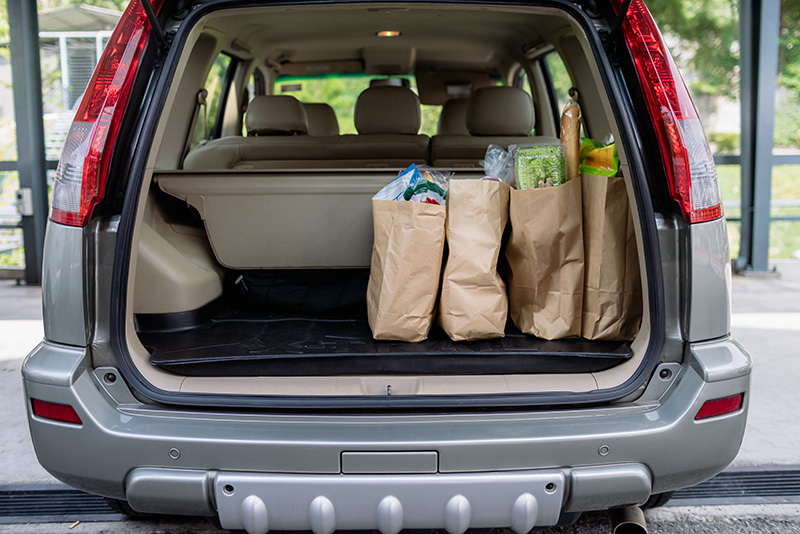
#> input picture sam3/assets/images/groceries.jpg, 800 x 534 px, given in place of groceries.png, which was not available
$ python fix_seg_v3.py ../../sam3/assets/images/groceries.jpg
#> lines starting #> are read from the running program, lines starting #| are printed output that depends on the picture; after the words box and inside, x2 and y2 are one past the last pixel; in counts of white or black regions, pixels touching at a corner belong together; pictures that were not available may be replaced by others from this repository, and a replacement may not be noted
#> (reads utils/build_sam3_seg_v2/split_manifest.json from the repository)
"""
Sửa mask nguồn bằng kết quả quét kỹ của SAM 3 (utils/sam3_scan_dets.py) → ghi data/sam3_seg_v3 (không ghi đè v2).

  python utils/build_sam3_seg_v2/fix_seg_v3.py valid test train

Quy tắc (mỗi ảnh; "con" = mảng liền của mask >= 625 px, giống build_real.py / augment_mixed_10k.py):
  1. Con bị coi là HỎNG nếu SAM 3 không phát hiện được (IoU < 0.3 với mọi phát hiện điểm >= 0.5) VÀ mask lốm đốm
     (độ đặc < 0.5 hoặc chu vi/sqrt(diện tích) > 14). Nếu ảnh đã có một con hỏng thì mọi con SAM 3 không thấy
     trong ảnh đó cũng bị coi là hỏng. Con hỏng bị xóa khỏi mask.
  2. Phát hiện SAM 3 hợp lệ (điểm >= 0.5, diện tích >= 1000, dài hoặc chạm biên) mà không nằm trong con còn lại
     và không nằm trong vùng ignore:
       điểm >= 0.7  → thêm vào mask (chừa khe 2 px quanh con cũ để không dính vào nhau)
       0.5 - 0.7    → thêm vào vùng ignore
  3. Ảnh không còn mảng nào >= 625 px thì bỏ.
Ghi changes.json từng split; labels/ (hộp YOLO) không được sao chép vì không còn khớp mask.
"""
import json
import shutil
import sys
from pathlib import Path

import cv2
import numpy as np

SRC_ROOT, SCAN_ROOT, OUT_ROOT = Path("data/sam3_seg_v2"), Path("data/sam3_scan"), Path("data/sam3_seg_v3")
LABEL_T, IGNORE_T, MIN_AREA, DET_AREA, ASPECT, GAP = 0.7, 0.5, 625, 1000, 1.5, 2
KERNEL = cv2.getStructuringElement(cv2.MORPH_ELLIPSE, (2 * GAP + 1, 2 * GAP + 1))


def shape(m):
    cs, _ = cv2.findContours(m.astype(np.uint8), cv2.RETR_EXTERNAL, cv2.CHAIN_APPROX_NONE)
    c = max(cs, key=cv2.contourArea)
    (_, _), (rw, rh), _ = cv2.minAreaRect(c)
    ys, xs = np.nonzero(m)
    border = bool(ys.min() == 0 or xs.min() == 0 or ys.max() == m.shape[0] - 1 or xs.max() == m.shape[1] - 1)
    hull = cv2.contourArea(cv2.convexHull(np.vstack(cs)))
    per = sum(cv2.arcLength(x, True) for x in cs)
    a = int(m.sum())
    return a, max(rw, rh) / max(min(rw, rh), 1), border, a / max(hull, 1), per / np.sqrt(a)


def iou(a, b):
    return (a & b).sum() / max((a | b).sum(), 1)


def fix_split(split: str) -> None:
#> called with split = '../../sam3/assets/images/groceries.jpg'
    src, out, scan = SRC_ROOT / split, OUT_ROOT / split, SCAN_ROOT / split / "dets"
    for d in ["images", "masks", "masks_ignore"]:
        (out / d).mkdir(parents=True, exist_ok=True)
    changes, kept, dropped, missing = [], 0, 0, 0
    n_removed = n_added = n_ignored = 0
    for ip in sorted((src / "images").glob("*.jpg")):
        s = ip.stem
        mask = cv2.imread(str(src / "masks" / f"{s}.png"), 0) > 127
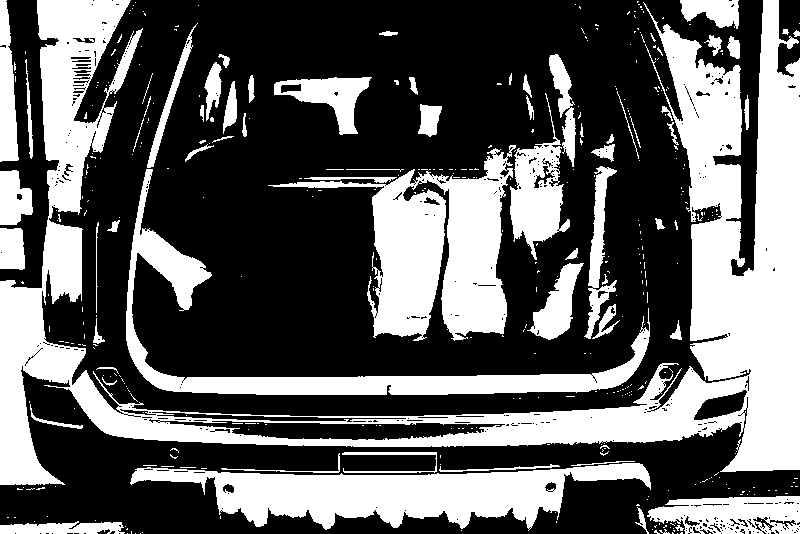
#> mask: shape (534, 800) bool; 37.6% white; 414 white regions (348 under 20 px), largest, box (x1, y1, x2, y2) and area: (0, 0, 800, 485) 79330, (268, 145, 516, 341) 19294, (130, 463, 651, 531) 17455
        ign = cv2.imread(str(src / "masks_ignore" / f"{s}.png"), 0) > 127
        npz = scan / f"{s}.npz"
        if npz.exists():
            d = np.load(npz)
            dets = np.unpackbits(d["masks"], axis=-1)[..., :mask.shape[1]].astype(bool)
            sc = d["scores"]
        else:                                           # chưa quét: giữ nguyên ảnh, không sửa
            dets, sc = np.zeros((0,) + mask.shape, bool), np.zeros(0)
#> dets = empty array; sc = empty array
            missing += 1
        valid = [i for i in range(len(dets)) if sc[i] >= IGNORE_T]
#> valid = []
        log = {}

        # 1. xóa con hỏng
        k, cc = cv2.connectedComponents(mask.astype(np.uint8))
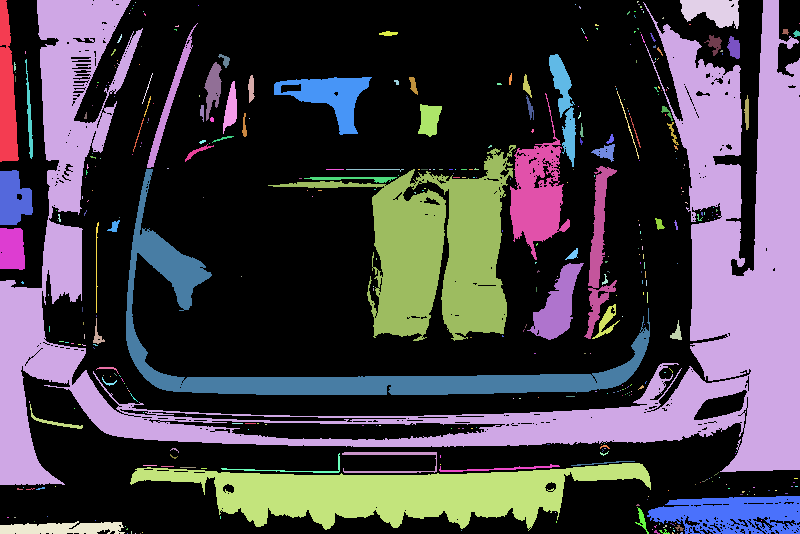
#> cc: shape (534, 800) int32; 415 distinct labels, from 0 to 414; one colour per label, 0 black
#> k = 415
        info = {}
        for j in range(1, k):
            r = cc == j
            if r.sum() < MIN_AREA:
                continue
            seen = max((iou(r, dets[i]) for i in valid), default=0.0) >= 0.3
            _, _, _, sol, comp = shape(r)
            info[j] = (seen, sol < 0.5 or comp > 14)
#> this loop made 414 passes
#> (sol, comp) on passes 1, 2, 4: (1.02, 7.98), (0.211, 23.54), (0.854, 5.68)
#> pass 1, in fix_split, `r = cc == j`:
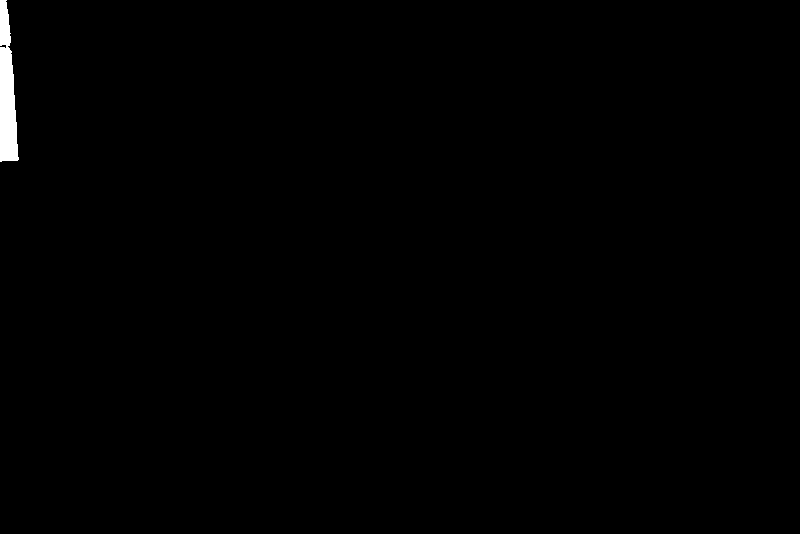
#> r: shape (534, 800) bool; 0.5% white; 1 white region, box (x1, y1, x2, y2) and area: (0, 0, 19, 162) 2136
#> pass 2, in fix_split, `r = cc == j`:
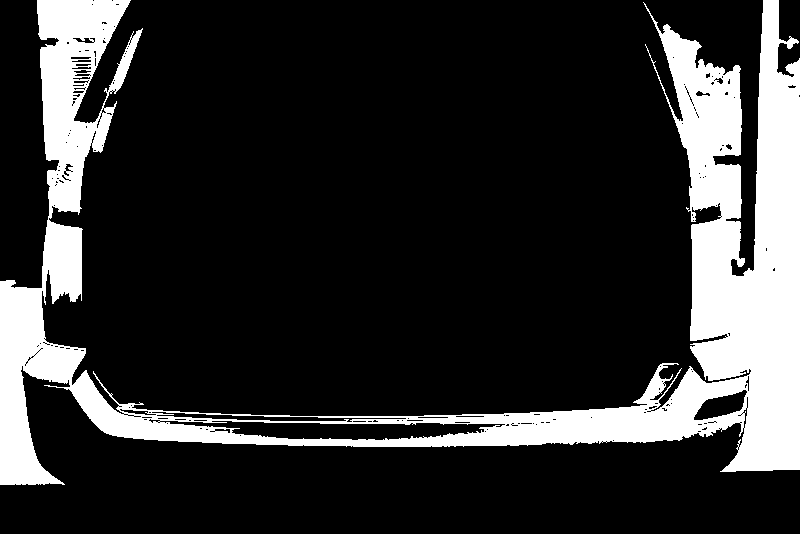
#> r: shape (534, 800) bool; 18.6% white; 1 white region, box (x1, y1, x2, y2) and area: (0, 0, 800, 485) 79330
#> pass 3, in fix_split, `r = cc == j`:
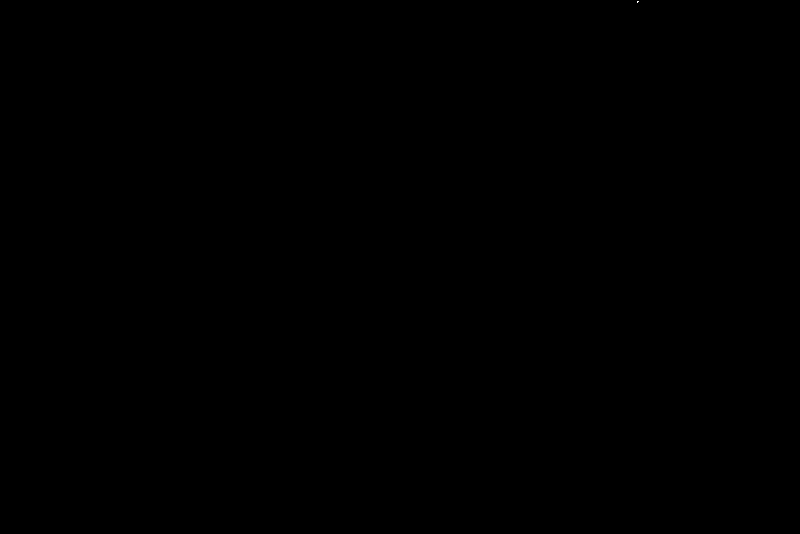
#> r: shape (534, 800) bool; 0% white in thin lines or dots, all inside (x1, y1, x2, y2) = (637, 1, 639, 3)
#> after the loop: r: shape (534, 800) bool; 0% white in thin lines or dots, all inside (x1, y1, x2, y2) = (709, 533, 711, 534)
#> after the loop, info = 16 items
        garbage_image = npz.exists() and any((not seen) and noisy for seen, noisy in info.values())
#> garbage_image = False
        for j, (seen, noisy) in info.items():
            if npz.exists() and not seen and (noisy or garbage_image):
                mask = mask & (cc != j)
                log["removed_bad"] = log.get("removed_bad", 0) + 1
                n_removed += 1
#> this loop made 16 passes
#> (j, noisy) on passes 1 to 12: (1, False), (2, True), (4, False), (23, False), (53, False), (70, False), (88, False), (126, False), (142, True), (143, True), (159, False), (210, False)
#> after the loop, log = 0 items; n_removed = 0

        # 2. con SAM 3 thấy mà mask không có
        for i in sorted(valid, key=lambda i: -sc[i]):
            a, aspect, border, _, _ = shape(dets[i])
            if a < DET_AREA or not (aspect >= ASPECT or border):
                continue
            if (dets[i] & mask).sum() / a >= 0.3 or (dets[i] & ign).sum() / a >= 0.5:
                continue
            if sc[i] >= LABEL_T:
                new = dets[i] & ~cv2.dilate(mask.astype(np.uint8), KERNEL).astype(bool)
                if new.sum() >= MIN_AREA:
                    mask = mask | new
                    log.setdefault("added_labelled", []).append(round(float(sc[i]), 2)); n_added += 1
                    continue
            ign |= dets[i] & ~mask
            log.setdefault("added_ignore", []).append(round(float(sc[i]), 2)); n_ignored += 1
#> after the loop, n_added = 0; n_ignored = 0

        k, cc = cv2.connectedComponents(mask.astype(np.uint8))
        if not any((cc == j).sum() >= MIN_AREA for j in range(1, k)):
            dropped += 1
            changes.append({"stem": s, "dropped": True, **log})
            continue
        shutil.copy(ip, out / "images" / ip.name)
        cv2.imwrite(str(out / "masks" / f"{s}.png"), np.where(mask, 255, 0).astype(np.uint8))
        cv2.imwrite(str(out / "masks_ignore" / f"{s}.png"), np.where(ign & ~mask, 255, 0).astype(np.uint8))
        kept += 1
        if log:
            changes.append({"stem": s, **log})
    (out / "changes.json").write_text(json.dumps(changes, indent=1))
    print(f"{split}: giữ {kept}, bỏ {dropped}, chưa quét {missing} | xóa con hỏng {n_removed} | thêm vào mask {n_added} "
          f"| thêm ignore {n_ignored} | ảnh bị đổi {len(changes)}", flush=True)
#| ../../sam3/assets/images/groceries.jpg: giữ 1, bỏ 0, chưa quét 1 | xóa con hỏng 0 | thêm vào mask 0 | thêm ignore 0 | ảnh bị đổi 0


if __name__ == "__main__":
    OUT_ROOT.mkdir(exist_ok=True)
    shutil.copy(SRC_ROOT / "split_manifest.json", OUT_ROOT / "split_manifest_from_v2.json")
    for sp in sys.argv[1:]:
        fix_split(sp)
